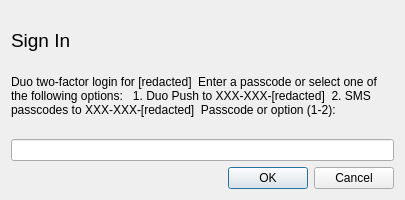
<?xml version="1.0" encoding="UTF-8"?>
<ui version="4.0">
 <class>ChallengeDialog</class>
 <widget class="QDialog" name="ChallengeDialog">
  <property name="geometry">
   <rect>
    <x>0</x>
    <y>0</y>
    <width>405</width>
    <height>200</height>
   </rect>
  </property>
  <property name="windowTitle">
   <string>GlobalProtect Challenge</string>
  </property>
  <property name="modal">
   <bool>true</bool>
  </property>
  <layout class="QVBoxLayout" name="verticalLayout">
   <item>
    <layout class="QVBoxLayout" name="verticalLayout_2" stretch="1,1">
     <item>
      <widget class="QLabel" name="label">
       <property name="font">
        <font>
         <pointsize>14</pointsize>
         <weight>50</weight>
         <bold>false</bold>
        </font>
       </property>
       <property name="text">
        <string>Sign In</string>
       </property>
      </widget>
     </item>
     <item>
      <widget class="QLabel" name="challengeMessage">
       <property name="text">
        <string>Duo two-factor login for [redacted]  Enter a passcode or select one of the following options:   1. Duo Push to XXX-XXX-[redacted]  2. SMS passcodes to XXX-XXX-[redacted]  Passcode or option (1-2): </string>
       </property>
       <property name="alignment">
        <set>Qt::AlignLeading|Qt::AlignLeft|Qt::AlignTop</set>
       </property>
       <property name="wordWrap">
        <bool>true</bool>
       </property>
      </widget>
     </item>
    </layout>
   </item>
   <item>
    <widget class="QLineEdit" name="challengeInput">
     <property name="echoMode">
      <enum>QLineEdit::Password</enum>
     </property>
    </widget>
   </item>
   <item>
    <widget class="QDialogButtonBox" name="buttonBox">
     <property name="layoutDirection">
      <enum>Qt::LeftToRight</enum>
     </property>
     <property name="orientation">
      <enum>Qt::Horizontal</enum>
     </property>
     <property name="standardButtons">
      <set>QDialogButtonBox::Cancel|QDialogButtonBox::Ok</set>
     </property>
     <property name="centerButtons">
      <bool>false</bool>
     </property>
    </widget>
   </item>
  </layout>
 </widget>
 <resources/>
 <connections>
  <connection>
   <sender>buttonBox</sender>
   <signal>accepted()</signal>
   <receiver>ChallengeDialog</receiver>
   <slot>accept()</slot>
   <hints>
    <hint type="sourcelabel">
     <x>248</x>
     <y>254</y>
    </hint>
    <hint type="destinationlabel">
     <x>157</x>
     <y>274</y>
    </hint>
   </hints>
  </connection>
  <connection>
   <sender>buttonBox</sender>
   <signal>rejected()</signal>
   <receiver>ChallengeDialog</receiver>
   <slot>reject()</slot>
   <hints>
    <hint type="sourcelabel">
     <x>316</x>
     <y>260</y>
    </hint>
    <hint type="destinationlabel">
     <x>286</x>
     <y>274</y>
    </hint>
   </hints>
  </connection>
 </connections>
</ui>
